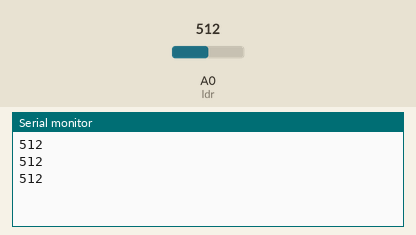
Simulated run of this sketch. Board: Arduino Uno, built with avr-gcc and run on an emulated ATmega328P. Parts: the last lines printed to the serial monitor. The inputs (shaded band) are chosen by the test bench; at power-on: A0 (ldr) = 512.

Above: at 1.3 s.
1.4 s: A0 (ldr) set to 716
At 1.9 s:
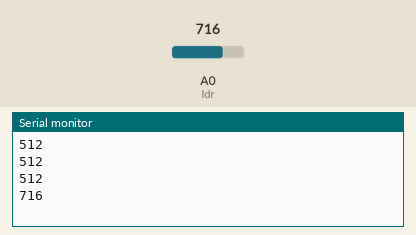
2.9 s: A0 (ldr) set to 900
At 3.4 s:
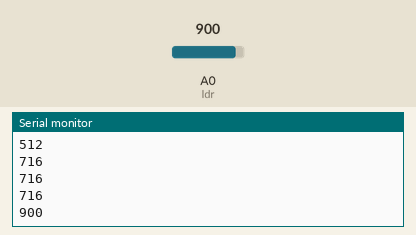
Timing chart, 0 to 5.9 s (numbered marks = the images above; inputs shaded):
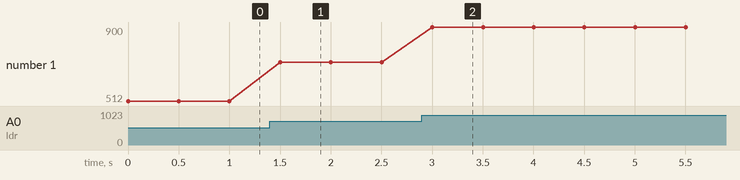

The sketch:

luz.ino
```cpp
const int ldr = 0;
int leitura = 0;

void setup() {
  Serial.begin(9600);
}

void loop() {
  leitura = analogRead(ldr);
  Serial.println(leitura);
  delay(500);
}
```

Measured:
- after the input at 1.4 s, the serial monitor: prints a new line after 0.10 s (image 1)
- after the input at 2.9 s, the serial monitor: prints a new line after 0.10 s (image 2)
- plotted number 1: 512 → 716 after the input at 1.4 s, 716 → 900 after the input at 2.9 s
